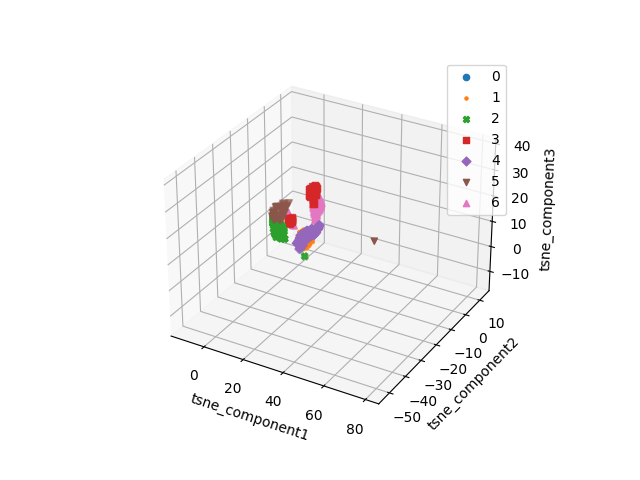

Reproduce this figure in Python.
import pandas as pd
import matplotlib as mpl
import numpy as np
import matplotlib.pyplot as plt
from mpl_toolkits.mplot3d import Axes3D

data=pd.read_excel('C:/Users/user/Desktop/psl/fault_feature_800.xls')

X=data.drop(['target', 'type'],axis=1)
y=data.filter(['type'])

from sklearn.manifold import TSNE
tsne=TSNE(n_components=3, perplexity=50.0) #n 차원으로 축소
X_tsne=tsne.fit_transform(X,y)

print(X.shape)
print(X_tsne.shape)

tsne_columns=['tsne_comp1','tsne_comp2','tsne_comp3']
X_tsne_df=pd.DataFrame(X_tsne,columns=tsne_columns)
X_tsne_df['target']=y
X_tsne_df.head(0)

df = X_tsne_df
markers=['o','.','X','s','D','v','^']

fig = plt.figure()
ax = fig.add_subplot(111, projection='3d')

for i, mark in enumerate(markers):
    df_i = df[df['target']== i]
    target_i = i
    X1 = df_i['tsne_comp1']
    X2 = df_i['tsne_comp2']
    X3 = df_i['tsne_comp3']
    ax.scatter(X1, X2, X3,
                marker=mark, 
                label=target_i)

ax.set_xlabel('tsne_component1')
ax.set_ylabel('tsne_component2')
ax.set_zlabel('tsne_component3')
ax.legend(loc='best')
plt.savefig('TSNE.png')
plt.show()
